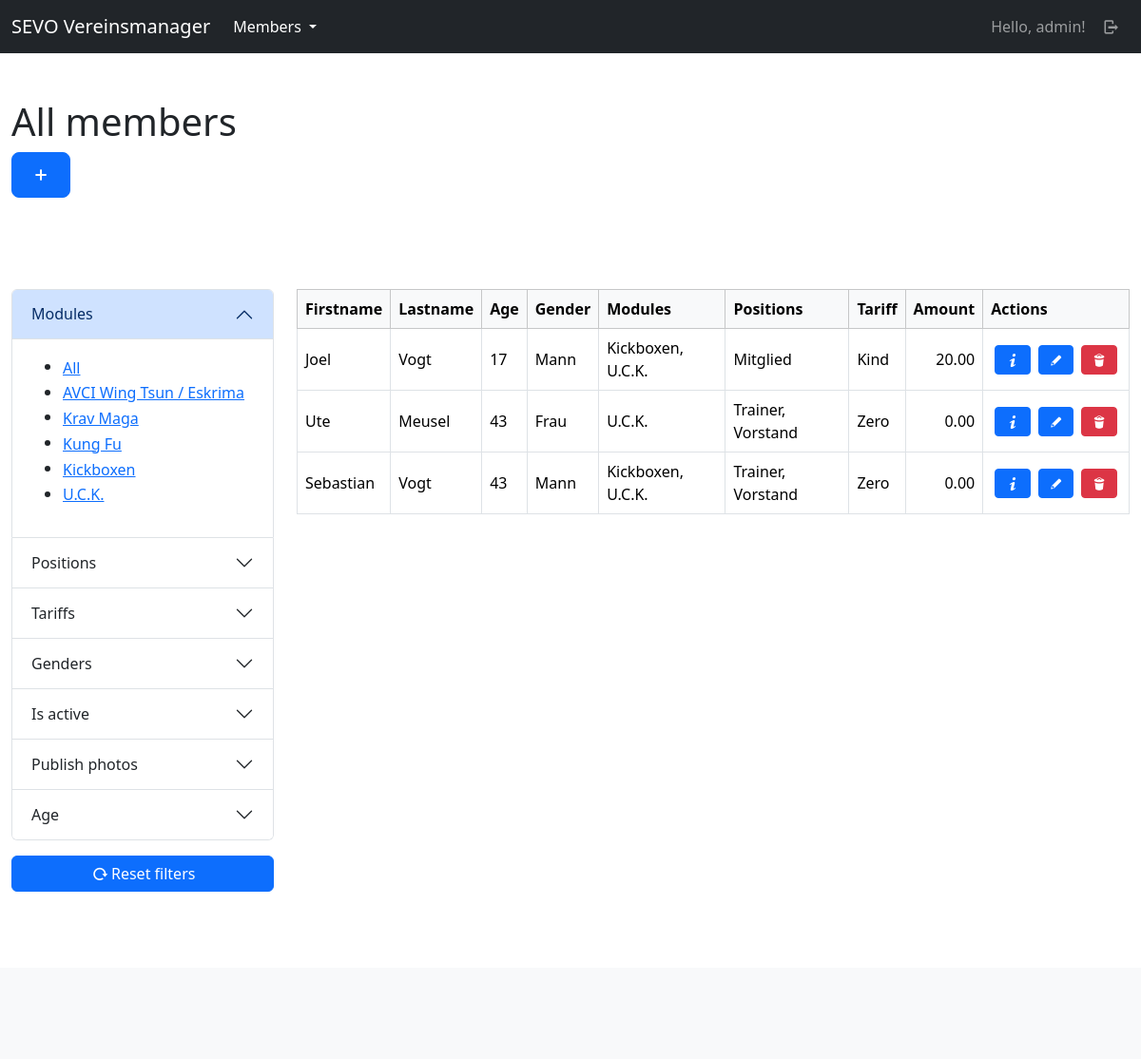
The page /mbrs/members/ (signed in) on the database its author committed.
### members/models.py (models this page shows, shortened)
class Module(models.Model):
    title = models.CharField(max_length=255, unique=True)
    created_at = models.DateTimeField(auto_now=True)
    updated_at = models.DateTimeField(auto_now_add=True)
    class Meta:
        ordering = ["-updated_at"]

class Member(models.Model):
    firstname = models.CharField(max_length=255)
    lastname = models.CharField(max_length=255)
    birthday = models.DateField()
    gender = models.ForeignKey(Gender, blank=True, null=True, on_delete=models.SET_NULL)
    street = models.CharField(max_length=255)
    house_number = models.CharField(max_length=50)
    postal_code = models.CharField(max_length=50)
    city = models.CharField(max_length=255)
    country = models.CharField(max_length=255)
    email = models.EmailField(blank=True)
    phone = models.CharField(max_length=50, blank=True)
    legal_representative = models.TextField(blank=True)
    bankname = models.CharField(max_length=255)
    iban = models.CharField(max_length=50)
    bic = models.CharField(max_length=50, blank=True)
    positions = models.ManyToManyField(Position, blank=True)
    modules = models.ManyToManyField(Module, blank=True)
    licenses = models.ManyToManyField(License, blank=True)
    tariff = models.ForeignKey(Tariff, blank=True, null=True, on_delete=models.SET_NULL)
    entry_date = models.DateField(null=True)
    chronic_diseases = models.TextField(null=True, blank=True)
    permanent_medication = models.TextField(null=True, blank=True)
    publish_fotos = models.BooleanField(default=False)
    is_active = models.BooleanField(default=True)
    created_at = models.DateTimeField(auto_now=True)
    updated_at = models.DateTimeField(auto_now_add=True)
    @admin.display(description="Age")
    def get_age(self):
        now = datetime.now()
        b_day = datetime.strptime(str(self.birthday), "%Y-%m-%d")
        delta = now - b_day
        return math.floor(delta.days / 365)
    @admin.display(description="Modules")
    def get_modules_str(self):
        modules = self.modules.all().order_by("title")
        modules_list = [module.title for module in modules]
        return ", ".join(modules_list)
    @admin.display(description="Positions")
    def get_positions_str(self):
        positions = self.positions.all().order_by("title")
        positions_list = [position.title for position in positions]
        return ", ".join(positions_list)
    class Meta:
        ordering = ["-updated_at"]

class Gender(models.Model):
    title = models.CharField(max_length=100, unique=True)
    created_at = models.DateTimeField(auto_now=True)
    updated_at = models.DateTimeField(auto_now_add=True)
    def __str__(self):
        return self.title
    class Meta:
        ordering = ["-updated_at"]

class Position(models.Model):
    title = models.CharField(max_length=100, unique=True)
    created_at = models.DateTimeField(auto_now=True)
    updated_at = models.DateTimeField(auto_now_add=True)
    class Meta:
        ordering = ["-updated_at"]

class Tariff(models.Model):
    title = models.CharField(max_length=255, unique=True)
    amount = models.DecimalField(decimal_places=2, max_digits=5)
    created_at = models.DateTimeField(auto_now=True)
    updated_at = models.DateTimeField(auto_now_add=True)
    class Meta:
        ordering = ["-updated_at"]

### members/views/members.py (the view)
# urls.py: path("members/", members.index, name="members-member-index"),
@login_required(login_url="sevo-auth-login")
def index(request):
    members = models.Member.objects.all()
    positions = models.Position.objects.all()
    modules = models.Module.objects.all()
    tariffs = models.Tariff.objects.all()
    licenses = models.License.objects.all()
    genders = models.Gender.objects.all()
    members = filter.filter(request, members)
    return render(request, "members/member/index.html", {
        "title": _("All members"),
        "members": members,
        "positions": positions,
        "modules": modules,
        "tariffs": tariffs,
        "licenses": licenses,
        "genders": genders
    })

### members/templates/members/member/index.html (shortened to what this page needs)
{% extends "base_sidebar.html" %}
{% load i18n %}
{% load static %}
{% block header %}
    <div class="container-fluid py-5">
        <div class="row">
            <div class="col-lg-12">
                <h1>{{ title }}</h1>
                <a class="btn btn-primary btn-lg" href="{% url "members-member-create" %}"><i class="demo-icon icon-plus"></i></a>
            </div>
        </div>
    </div>
{% endblock %}
{% block main %}
    {% if members %}
        <div>
            {% include "members/member/partials/_list_table.html" %}
        </div>
    {% else %}
        <p>{% trans "No members available." %}</p>
    {% endif %}
{%  endblock %}
{% block side %}
    <div id="filter-section">
        {% include "members/member/partials/_frontend_filter_accordion.html" %}
        <div class="mb-3">
            <a class="btn btn-primary w-100" href="{% url "members-member-index" %}"><i class="demo-icon icon-cw"></i>{% trans "Reset filters" %}</a>
        </div>
    </div>
{% endblock %}

### templates/partials/_navbar_drop_down.html (shortened to what this page needs)
{% load i18n %}
<nav class="navbar navbar-expand-lg navbar-dark bg-dark">
    <div class="container-fluid">
        <a class="navbar-brand" href="/">SEVO Vereinsmanager</a>
        <div class="collapse navbar-collapse" id="navbarContent">
            <ul class="navbar-nav me-auto mb-2 mb-lg-0">
                {% if user.is_authenticated %}
                <li class="nav-item dropdown">
                    <a class="nav-link dropdown-toggle {% if "mbrs" in request.path %} active{% endif %}"{% if "mbrs" in request.path %} aria-current="page"{% endif %} href="#" role="button" data-bs-toggle="dropdown" aria-expanded="false">
                      {% trans "Members" %}
                    </a>
                  </li>
                {% endif %}
            </ul>
            <ul class="navbar-nav mb-2 mb-lg-0">
                {% if user.is_authenticated %}
                    <li class="nav-item">
                        <a class="nav-link" href="{% url "sevo-auth-user-detail" %}">{% trans "Hello" %}, {{ user }}!</a>
                    </li>
                    <li class="nav-item">
                        <a class="nav-link" href="{% url "sevo-auth-logout" %}"><i class="demo-icon icon-logout"></i></a>
                    </li>
                {% else %}
                    <li class="nav-item">
                        <a class="nav-link {% if "login" in request.path %} active{% endif %}"{% if "members" in request.path %} aria-current="page"{% endif %} href="{% url "sevo-auth-login" %}"><i class="demo-icon icon-user"></i></a>
                    </li>
                {% endif %}
            </ul>
        </div>
    </div>
</nav>

### members/templates/members/member/partials/_filter_modules.html
{% load i18n %}
<ul>
    <li>
        <button class="btn btn-link p-0 text-start" data-filter-key="module" data-filter-value="all">{% trans "All" %}</button>
    </li>
    {% for module in modules %}
        <li>
            <button class="btn btn-link p-0 text-start" data-filter-key="module" data-filter-value={{ module.id }}>{{ module.title }}</button>
        </li>
    {% endfor %}
</ul>

### members/templates/members/member/partials/_list_table.html
{% load i18n %}
<div class="table-responsive">
    <table class="table table-bordered align-middle">
        <thead class="table-light">
        <tr>
            <th scope="col">{% trans "Firstname" %}</th>
            <th scope="col">{% trans "Lastname" %}</th>
            <th scope="col">{% trans "Age" %}</th>
            <th scope="col">{% trans "Gender" %}</th>
            <th scope="col">{% trans "Modules" %}</th>
            <th scope="col">{% trans "Positions" %}</th>
            <th scope="col">{% trans "Tariff" %}</th>
            <th scope="col">
                <div class="d-flex justify-content-end">
                    <div>
                        {% trans "Amount" %}
                    </div>
                </div>
            </th>
            <th scope="col">{% trans "Actions" %}</th>
        </tr>
        </thead>
        <tbody>
            {% for member in members %}
                <tr>
                    <td class="w-auto">{{ member.firstname }}</td>
                    <td class="w-auto">{{ member.lastname }}</td>
                    <td class="w-auto">{{ member.get_age }}</td>
                    <td class="w-auto">{{ member.gender }}</td>
                    <td class="w-auto">{{ member.get_modules_str }}</td>
                    <td class="w-auto">{{ member.get_positions_str }}</td>
                    <td class="w-auto">{{ member.tariff.title }}</td>
                    <td class="w-auto">
                        <div class="d-flex justify-content-end">
                            <div>
                                {{ member.tariff.amount }}
                            </div>
                        </div>
                    </td>
                    <td class="w-auto">
                        <div class="d-flex justify-content-start align-content-center">
                            <a class="btn btn-primary btn-sm d-block m-1" href="{% url "members-member-detail" id=member.id %}"><i class="demo-icon icon-info"></i></a>
                            <a class="btn btn-primary btn-sm d-block m-1" href="{% url "members-member-update" id=member.id %}"><i class="demo-icon icon-pencil"></i></a>
                            <a class="btn btn-danger btn-sm d-block m-1" href="#"><i class="demo-icon icon-trash"></i></a>
                        </div>
                    </td>
                </tr>
            {% endfor %}
        </tbody>
    </table>
</div>

### rows shown on the page
Module: {{ module.id }} 5 (drawn), title "AVCI Wing Tsun / Eskrima"
Module: {{ module.id }} 4 (drawn), title "Krav Maga"
Module: {{ module.id }} 3 (drawn), title "Kung Fu"
Module: {{ module.id }} 2 (drawn), title "Kickboxen"
Module: {{ module.id }} 1 (drawn), title "U.C.K."
Member: firstname "Joel", lastname "Vogt", get_age "17", gender "Mann", get_modules_str "Kickboxen, U.C.K.", get_positions_str "Mitglied", tariff "Kind", tariff.amount "20.00"
Member: firstname "Ute", lastname "Meusel", get_age "43", gender "Frau", get_modules_str "U.C.K.", get_positions_str "Trainer, Vorstand", tariff "Zero", tariff.amount "0.00"
Member: firstname "Sebastian", lastname "Vogt", get_age "43", gender "Mann", get_modules_str "Kickboxen, U.C.K.", get_positions_str "Trainer, Vorstand", tariff "Zero", tariff.amount "0.00"

### other values the page prints
{{ user }} "admin"
{{ title }} "All members"
